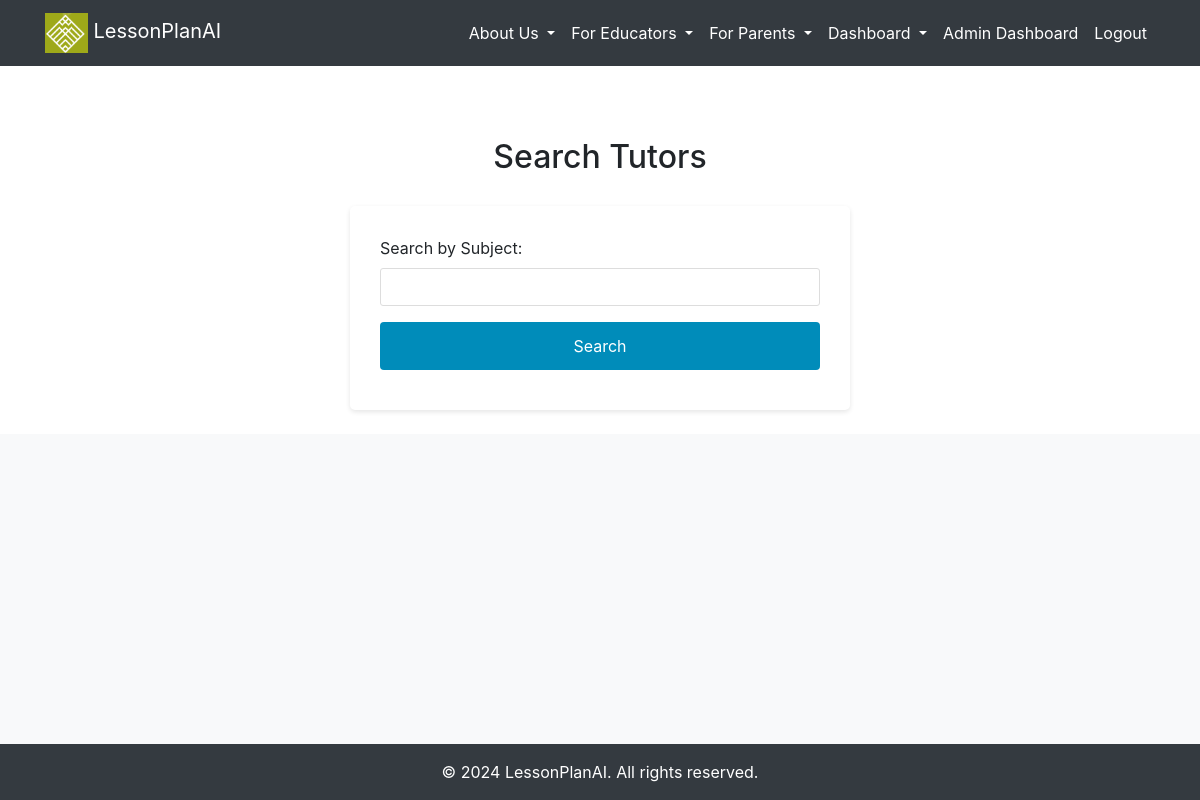
The app's page /search_tutors (signed in), older data.
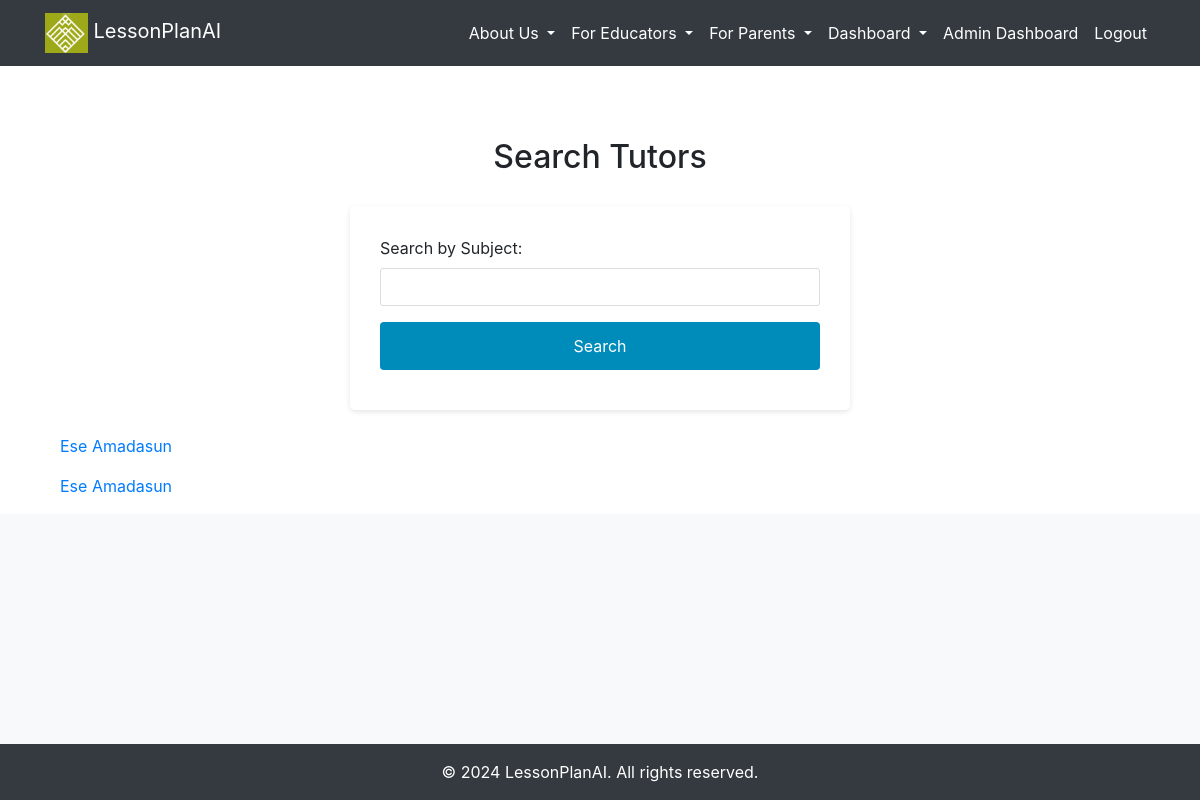
The same page, newer data.
### src/accounts/models.py (models this page shows, shortened)
class Tutor(db.Model):
    __tablename__ = "tutor"
    id = db.Column(db.Integer, primary_key=True, autoincrement=True)
    first_name = db.Column(db.String(50), nullable=False)
    last_name = db.Column(db.String(50), nullable=False)
    email = db.Column(db.String(120), nullable=False, unique=True)
    address = db.Column(db.String(200))
    phone_number = db.Column(db.String(15))
    age = db.Column(db.Integer)
    education_qualification = db.Column(db.String(50))
    interest = db.Column(db.Text)
    subjects = db.Column(db.String(200))
    past_experience = db.Column(db.Boolean)
    experience_years = db.Column(db.String(20))
    experience_description = db.Column(db.Text)
    interest_join = db.Column(db.Text)
    languages = db.Column(db.Text)
    availability = db.Column(db.String(50))
    teaching_mode = db.Column(db.String(50))
    student_level = db.Column(db.String(50))
    source = db.Column(db.String(50))
    confirmation_name = db.Column(db.String(100))
    fee_paid = db.Column(db.Boolean, default=False)
    user_id = db.Column(db.Integer, db.ForeignKey('users.id'), nullable=False)
    fee_payments = db.relationship('TutorFeePayment', back_populates='tutor')
    photo_data = db.Column(db.LargeBinary)
    photo_filename = db.Column(db.String(255))

### src/core/views.py (the view)
@core_bp.route('/search_tutors', methods=['GET', 'POST'])
@login_required
@check_is_registered
def search_tutors():
    if request.method == 'POST':
        subject_to_search = request.form.get('subject')
        tutors = Tutor.query.filter(Tutor.subjects.ilike(f'%{subject_to_search}%')).all()
    else:
        tutors = Tutor.query.all()
    return render_template('accounts/search_tutors.html', tutors=tutors)

### src/__init__.py (called while the page is built)
@login_manager.user_loader
def load_user(user_id):
    return User.query.filter(User.id == int(user_id)).first()

### src/templates/accounts/search_tutors.html
{% extends '_base.html' %}
{% block content %}
<div class="container mt-5">
    <h2 class="text-center mb-4">Search Tutors</h2>
    <form method="POST" action="{{ url_for('core.search_tutors') }}" class="mb-4">
        <div class="form-group">
            <label for="subject">Search by Subject:</label>
            <input type="text" name="subject" id="subject" class="form-control">
        </div>
        <button type="submit" class="btn btn-primary">Search</button>
    </form>
    <ul class="list-unstyled">
        {% for tutor in tutors %}
            <li class="media mb-3">
                <div class="media-body">
                    <a href="{{ url_for('core.tutor_profile', tutor_id=tutor.id) }}" class="mt-0 mb-1">
                        {{ tutor.first_name }} {{ tutor.last_name }}
                    </a>
                </div>
            </li>
        {% endfor %}
    </ul>
</div>
{% endblock %}

### src/templates/_base.html (shortened to what this page needs)
<!DOCTYPE html>
<html>
<head>
    <link href="https://maxcdn.bootstrapcdn.com/bootstrap/4.5.2/css/bootstrap.min.css" rel="stylesheet">
    <link rel="stylesheet" type="text/css" href="/static/styles.css">
    <link href="https://stackpath.bootstrapcdn.com/bootstrap/4.3.1/css/bootstrap.min.css" rel="stylesheet">
    <link href="https://stackpath.bootstrapcdn.com/bootstrap/5.1.0/css/bootstrap.min.css" rel="stylesheet">
    <link rel="stylesheet" href="https://cdnjs.cloudflare.com/ajax/libs/font-awesome/6.1.1/css/all.min.css">
</head>
<body>
    {% include 'navigation.html' %}
    <div class="container mt-4">
        <div>
            {% block content %}
            {% endblock %}
        </div>
    </div>
    <div id="social-media" class="bg-light py-4">
    </div>
    <footer class="bg-dark text-white py-3">
        <div class="container text-center">
            &copy; 2024 LessonPlanAI. All rights reserved.
        </div>
    </footer>
    <link rel="stylesheet" href="https://stackpath.bootstrapcdn.com/bootstrap/4.5.2/css/bootstrap.min.css">
</body>
</html>

### src/templates/navigation.html (shortened to what this page needs)
<header>
  <nav class="navbar navbar-expand-lg navbar-dark bg-dark">
      <div class="container">
          <a class="navbar-brand" href="{{ url_for('core.home') }}">
              <img src="{{ url_for('static', filename='images/fav.png') }}" alt="Logo" class="img-fluid" style="height: 40px;">
              LessonPlanAI
          </a>
          <div class="collapse navbar-collapse" id="navbarResponsive">
              <ul class="navbar-nav ml-auto">
          <li class="nav-item dropdown">
            <a class="nav-link dropdown-toggle" href="#" id="navbarDropdownMenuLink" role="button" data-toggle="dropdown" aria-haspopup="true" aria-expanded="false">
                About Us
            </a>
        </li>
              <li class="nav-item dropdown">
                <a class="nav-link dropdown-toggle" href="#" id="navbarDropdownMenuLink" role="button" data-toggle="dropdown" aria-haspopup="true" aria-expanded="false">
                    For Educators
                </a>
            </li>
            <li class="nav-item dropdown">
              <a class="nav-link dropdown-toggle" href="#" id="navbarDropdownMenuLink" role="button" data-toggle="dropdown" aria-haspopup="true" aria-expanded="false">
                  For Parents
              </a>
          </li>
            {% if current_user.is_authenticated %}
            <li class="nav-item dropdown">
              <a class="nav-link dropdown-toggle" href="#" id="navbarDropdownMenuLink" role="button" data-toggle="dropdown" aria-haspopup="true" aria-expanded="false">
                  Dashboard
              </a>
          </li>
            {% if current_user.is_admin %}
            <li class="nav-item"><a class="nav-link" href="{{ url_for('core.admin_dashboard') }}">Admin Dashboard</a></li>
            {% endif %}
            <li class="nav-item"><a class="nav-link" href="{{ url_for('accounts.logout') }}">Logout</a></li>
            {% endif %}
          </ul>
        </div>
      </div>
  </header>

### src/static/styles.css (style rules this page uses)
a { text-decoration: none; }
body { display: flex; flex-direction: column; min-height: 100vh; }
#social-media { flex: 1 0 auto; }
footer { flex-shrink: 0; }
.navbar-nav .nav-link { color: white !important; }
.navbar-nav { margin-bottom: 0; }
.navbar { padding-top: 0; padding-bottom: 20px; }
form { background-color: #fff; padding: 30px; border-radius: 5px; box-shadow: 0 2px 5px rgba(0, 0, 0, 0.1); max-width: 500px; margin: 30px auto; }
label { display: block; margin-bottom: 8px; }
input[type="text"], input[type="email"], input[type="tel"], input[type="number"], select, textarea { width: 100%; padding: 10px; margin-bottom: 15px; border: 1px solid #ddd; border-radius: 3px; box-sizing: border-box; }
button[type="submit"] { background-color: #008cba; color: #fff; padding: 12px 20px; border: none; border-radius: 4px; cursor: pointer; transition: background-color 0.3s ease; }
.btn { width: 100%; margin-bottom: 10px; }
.btn-primary { background-color: #0056b3; border-color: #004094; padding: 10px 25px; font-size: 18px; border-radius: 5px; }

Row changes from the older to the newer data that the page shows:
added Tutor: first_name "Ese", last_name "Amadasun"
added Tutor: first_name "Ese", last_name "Amadasun"
